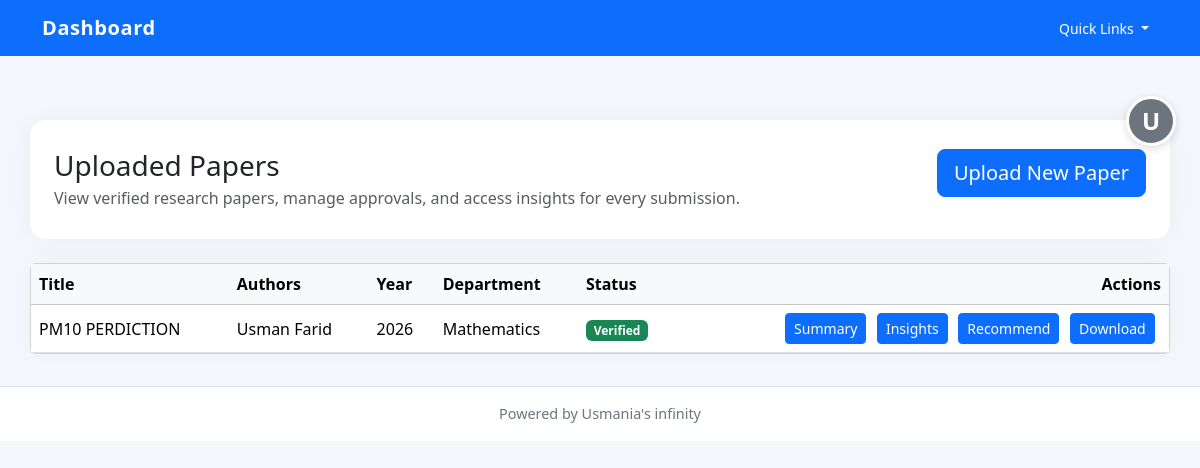
The page /papers/list (signed in) on the database its author committed.
### app/models.py (models this page shows)
class User(UserMixin, db.Model):
    __tablename__ = "users"
    id = db.Column(db.Integer, primary_key=True)
    name = db.Column(db.String(150), nullable=False)
    email = db.Column(db.String(150), unique=True, nullable=False)
    password = db.Column(db.String(255), nullable=False)
    role = db.Column(db.String(50), default="faculty")  # faculty / admin
    department_id = db.Column(db.Integer, db.ForeignKey("departments.id"))
    papers = db.relationship("Paper", backref="author", lazy=True)
    approved = db.Column(db.Boolean, default=False)
    created_at = db.Column(db.DateTime, default=datetime.utcnow)

class Paper(db.Model):
    __tablename__ = "papers"
    id = db.Column(db.Integer, primary_key=True)
    title = db.Column(db.String(500))
    authors = db.Column(db.Text)
    year = db.Column(db.Integer)
    abstract = db.Column(db.Text)
    pdf_path = db.Column(db.String(500))
    link = db.Column(db.String(500))
    verified = db.Column(db.Boolean, default=False)
    department_id = db.Column(db.Integer, db.ForeignKey("departments.id"))
    user_id = db.Column(db.Integer, db.ForeignKey("users.id"))
    created_at = db.Column(db.DateTime, default=datetime.utcnow)

class Department(db.Model):
    __tablename__ = "departments"
    id = db.Column(db.Integer, primary_key=True)
    name = db.Column(db.String(150), unique=True, nullable=False)
    users = db.relationship("User", backref="department", lazy=True)
    papers = db.relationship("Paper", backref="department", lazy=True)

### app/routes/papers.py (the view)
@papers_bp.route("/list")
def list_papers():
    papers = Paper.query.all()
    return render_template("list_papers.html", papers=papers)

### app/routes/auth.py (called while the page is built)
@login_manager.user_loader
def load_user(user_id):
    return User.query.get(int(user_id))

### app/templates/list_papers.html (shortened to what this page needs)
{% extends "base.html" %}
{% block content %}
<div class="page-header">
    <div class="d-flex flex-column flex-md-row justify-content-between align-items-start gap-3">
        <div>
            <h1 class="h3 mb-1">Uploaded Papers</h1>
            <p class="text-muted mb-0">View verified research papers, manage approvals, and access insights for every submission.</p>
        </div>
        {% if current_user.is_authenticated %}
        <a href="{{ url_for('papers.upload_paper') }}" class="btn btn-primary btn-lg">Upload New Paper</a>
        {% endif %}
    </div>
</div>
{% if papers %}
<div class="card card-shadow">
    <div class="table-responsive">
        <table class="table table-hover align-middle mb-0">
            <thead class="table-light">
                <tr>
                    <th>Title</th>
                    <th>Authors</th>
                    <th>Year</th>
                    <th>Department</th>
                    <th>Status</th>
                    <th class="text-end">Actions</th>
                </tr>
            </thead>
            <tbody>
                {% for paper in papers %}
                <tr>
                    <td>{{ paper.title }}</td>
                    <td>{{ paper.authors }}</td>
                    <td>{{ paper.year }}</td>
                    <td>{{ paper.department.name if paper.department else 'N/A' }}</td>
                    <td>
                        {% if paper.verified %}
                        <span class="badge bg-success">Verified</span>
                        {% else %}
                        <span class="badge bg-warning text-dark">Pending</span>
                        {% endif %}
                    </td>
                    <td class="text-end table-actions">
                        <a href="{{ url_for('papers.summary', paper_id=paper.id) }}" class="btn btn-sm btn-outline-primary">Summary</a>
                        <a href="{{ url_for('papers.insights', paper_id=paper.id) }}" class="btn btn-sm btn-outline-secondary">Insights</a>
                        <a href="{{ url_for('papers.recommend', paper_id=paper.id) }}" class="btn btn-sm btn-outline-info">Recommend</a>
                        {% if paper.pdf_path %}
                        <a href="{{ url_for('papers.download_paper', paper_id=paper.id) }}" class="btn btn-sm btn-outline-success">Download</a>
                        {% endif %}
                    </td>
                </tr>
                {% endfor %}
            </tbody>
        </table>
    </div>
</div>
{% endif %}
{% endblock %}

### app/templates/base.html (shortened to what this page needs)
<!DOCTYPE html>
<html lang="en">
<head>
    <link href="https://cdn.jsdelivr.net/npm/bootstrap@5.3.3/dist/css/bootstrap.min.css" rel="stylesheet">
</head>
<body>
<nav class="navbar navbar-expand-lg navbar-dark bg-primary fixed-top">
    <div class="container">
        <a class="navbar-brand" href="{{ url_for('home') }}">Dashboard</a>
        <button class="navbar-toggler" type="button" data-bs-toggle="collapse" data-bs-target="#mainNav" aria-controls="mainNav" aria-expanded="false" aria-label="Toggle navigation">
        <div class="collapse navbar-collapse" id="mainNav">
            <div class="d-flex align-items-center ms-3">
                <div class="dropdown">
                    <button class="btn btn-light btn-sm dropdown-toggle" type="button" id="quickLinksDropdown" data-bs-toggle="dropdown" aria-expanded="false">
                        Quick Links
                    </button>
                </div>
            </div>
        </div>
    </div>
</nav>
<div class="profile-btn-container">
    {% if current_user.is_authenticated %}
    <a href="{{ url_for('auth.dashboard') }}" class="profile-btn" title="Profile">{{ current_user.name[0].upper() }}</a>
    {% else %}
    <a href="{{ url_for('auth.login') }}" class="profile-btn" title="Login">👤</a>
    {% endif %}
</div>
<div class="container content">
    {% block content %}{% endblock %}
</div>
<footer class="footer bg-white border-top">
    <div class="container">Powered by Usmania's infinity</div>
</footer>
</body>
</html>

### app/templates/base.html (style rules this page uses)
body { padding-top: 5.5rem; background: #f4f7fb; min-height: 100vh; }
.content { padding: 2rem 0; }
.navbar-brand { font-weight: 700; letter-spacing: 0.03em; }
.page-header { padding: 1.8rem 1.5rem; background: #ffffff; border-radius: 1rem; box-shadow: 0 0 30px rgba(0, 0, 0, 0.05); margin-bottom: 1.5rem; }
.page-header h1 { margin-bottom: 0.25rem; }
.btn, .btn-primary, .btn-outline-primary, .btn-outline-secondary, .btn-outline-info, .btn-secondary, .btn-danger, .btn-light { color: #fff !important; background-color: #0d6efd !important; border-color: #0d6efd !important; }
.card-shadow { box-shadow: 0 0 25px rgba(0,0,0,.04); }
.table-actions > * { margin-right: 0.4rem; }
.footer { padding: 1rem 0; text-align: center; color: #6c757d; font-size: 0.9rem; }
.profile-btn-container { position: fixed; top: 6rem; right: 1.5rem; z-index: 1000; }
.profile-btn { width: 50px; height: 50px; border-radius: 50%; background-color: #6c757d; color: white; display: flex; align-items: center; justify-content: center; text-decoration: none; font-weight: 600; font-size: 1.5rem; transition: all 0.3s ease; border: 3px solid white; box-shadow: 0 2px 8px rgba(0, 0, 0, 0.15); }

### rows shown on the page
User: name "U"
Paper: title "PM10 PERDICTION", authors "Usman Farid", year "2026", department "Mathematics", verified "Verified"
